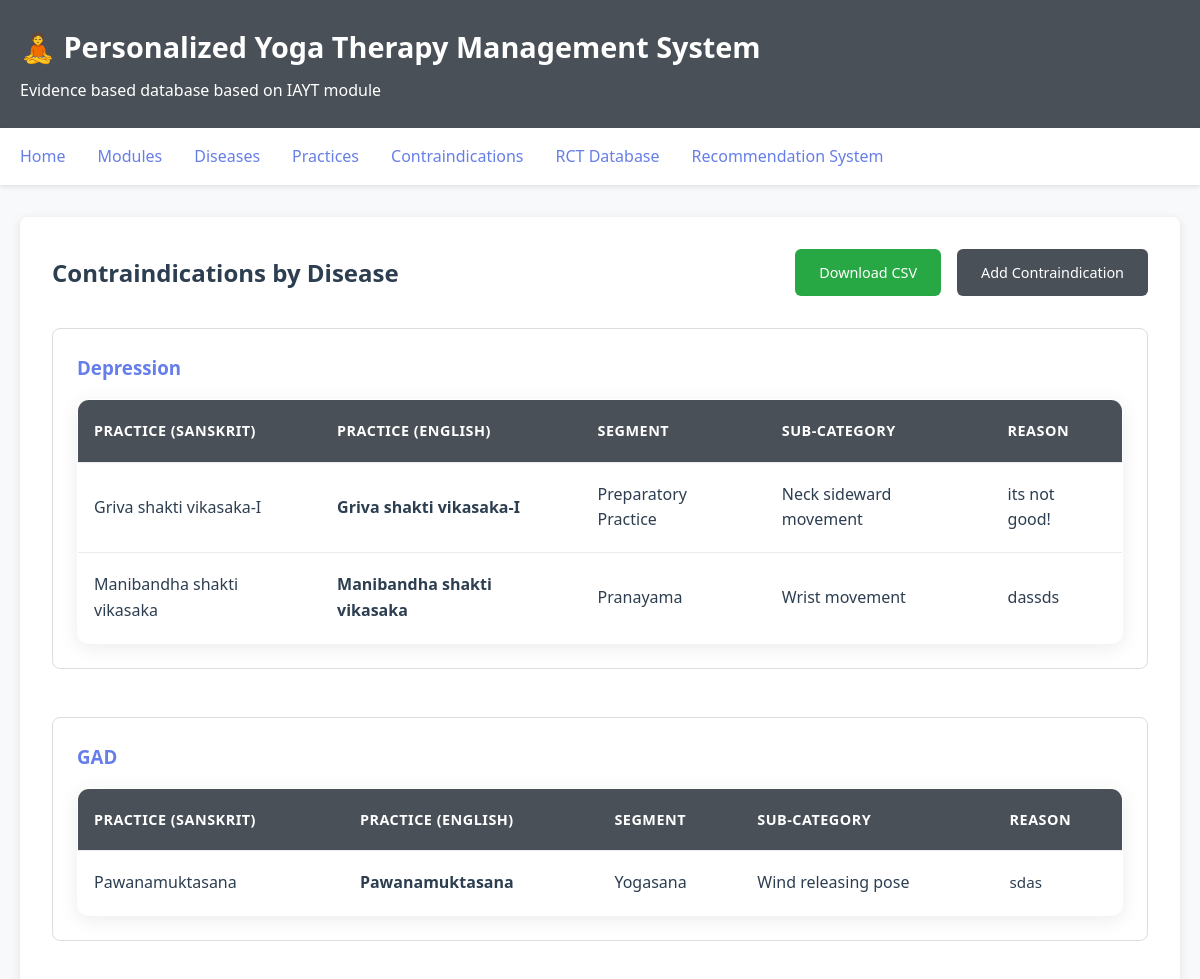
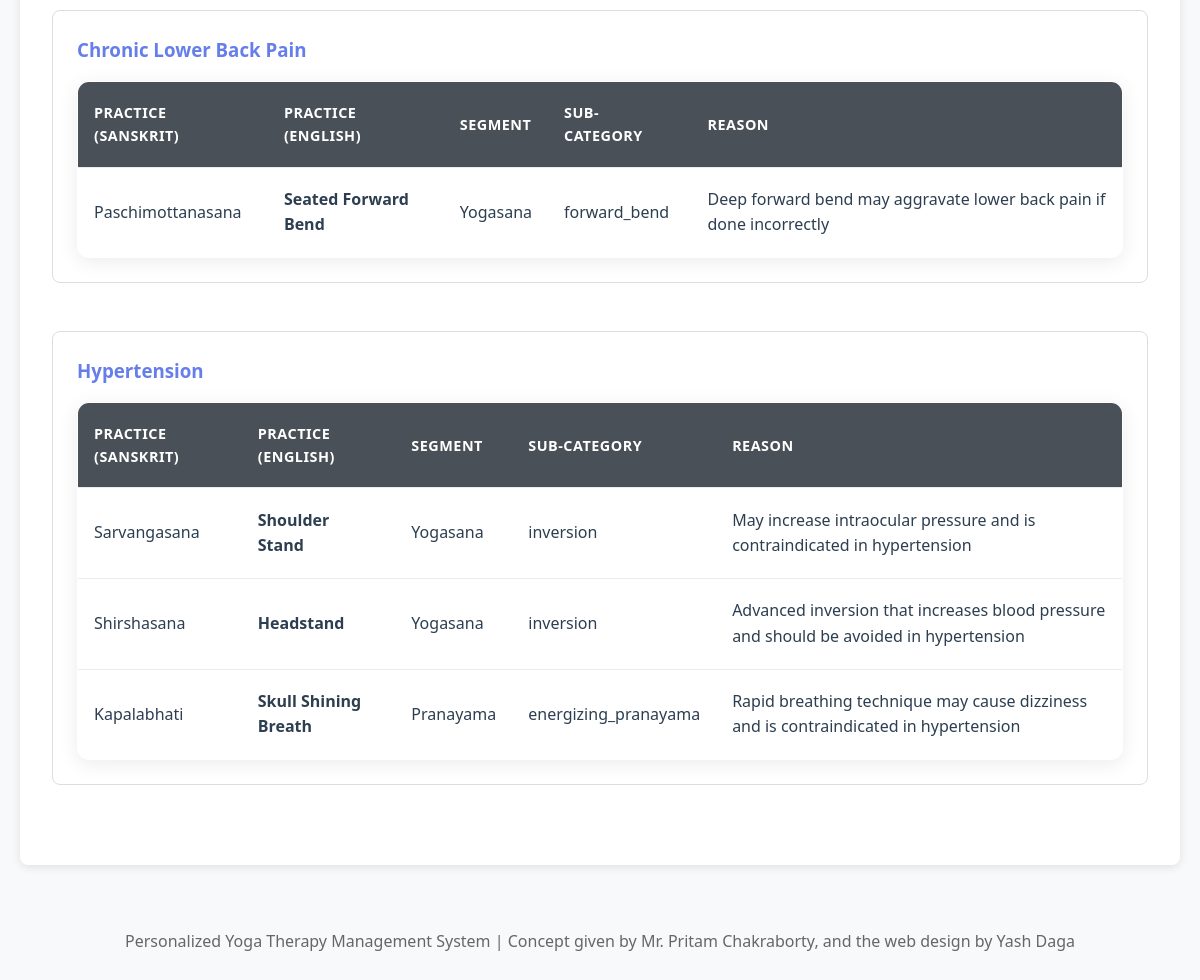
Page /contraindications on the committed database (2 pictures, top to bottom).
### database/models.py (models this page shows, shortened)
class Disease(Base):
    __tablename__ = 'diseases'
    id = Column(Integer, primary_key=True)
    name = Column(String(200), unique=True, nullable=False)
    description = Column(Text)
    practices = relationship(
        'Practice',
        secondary=disease_practice_association,
        back_populates='diseases'
    )
    contraindications = relationship(
        'Contraindication',
        secondary=disease_contraindication_association,
        back_populates='diseases'
    )

class Contraindication(Base):
    __tablename__ = 'contraindications'
    id = Column(Integer, primary_key=True)
    practice_sanskrit = Column(String(200))
    practice_english = Column(String(200), nullable=False)
    practice_segment = Column(String(50), nullable=False)
    sub_category = Column(String(100))
    reason = Column(Text)
    source_type = Column(String(50))  # 'book', 'paper', 'ancient_text'
    source_name = Column(String(500))  # Name of book/paper or link
    page_number = Column(String(200))  # Page number/range for books
    apa_citation = Column(Text)  # Full APA citation
    diseases = relationship(
        'Disease',
        secondary=disease_contraindication_association,
        back_populates='contraindications'
    )

### web/app.py (the view)
@app.route('/contraindications')
def list_contraindications():
    session = get_db_session()
    try:
        diseases = session.query(Disease).all()
        disease_contraindications = {}
        for disease in diseases:
            contraindications = session.query(Contraindication).join(
                disease_contraindication_association
            ).filter(disease_contraindication_association.c.disease_id == disease.id).all()
            if contraindications:
                disease_contraindications[disease] = contraindications
        return render_template('contraindications.html',
                             disease_contraindications=disease_contraindications)
    finally:
        session.close()

### database/models.py (called while the page is built)
def get_session(db_path='sqlite:///yoga_therapy.db'):
    engine = create_engine(db_path, echo=False)
    Session = sessionmaker(bind=engine)
    return Session()

### web/app.py (called while the page is built)
def get_db_session():
    return get_session(DB_PATH)

### web/templates/contraindications.html (shortened to what this page needs)
{% extends "base.html" %}
{% block content %}
<div style="display: flex; justify-content: space-between; align-items: center; margin-bottom: 2rem;">
    <h2>Contraindications by Disease</h2>
    <div style="display: flex; gap: 1rem;">
        <a href="/export/contraindications/csv" class="btn" style="background: #28a745;">Download CSV</a>
        <a href="/contraindication/add" class="btn">Add Contraindication</a>
    </div>
</div>
{% if disease_contraindications %}
    {% for disease, contraindications in disease_contraindications.items() %}
    <div style="margin-bottom: 3rem; padding: 1.5rem; background: #fff; border-radius: 8px; border: 1px solid #ddd;">
        <h3 style="margin-bottom: 1rem; color: #667eea;">{{ disease.name }}</h3>
        <table>
            <thead>
                <tr>
                    <th>Practice (Sanskrit)</th>
                    <th>Practice (English)</th>
                    <th>Segment</th>
                    <th>Sub-Category</th>
                    <th>Reason</th>
                </tr>
            </thead>
            <tbody>
                {% for contra in contraindications %}
                <tr class="clickable-row" onclick="window.location.href='/contraindication/{{ contra.id }}/edit'">
                    <td>{{ contra.practice_sanskrit or '-' }}</td>
                    <td><strong>{{ contra.practice_english }}</strong></td>
                    <td>{{ contra.practice_segment }}</td>
                    <td>{{ contra.sub_category or '-' }}</td>
                    <td>{% if contra.reason %}{{ contra.reason|safe }}{% else %}-{% endif %}</td>
                </tr>
                {% endfor %}
            </tbody>
        </table>
    </div>
    {% endfor %}
{% endif %}
{% endblock %}

### web/templates/base.html (shortened to what this page needs)
<!DOCTYPE html>
<html lang="en">
<head>
</head>
<body>
    <header>
        <div class="container">
            <h1>🧘 Personalized Yoga Therapy Management System</h1>
            <p>Evidence based database based on IAYT module</p>
        </div>
    </header>
    <nav>
        <div class="container">
            <ul>
                <li><a href="/">Home</a></li>
                <li><a href="/modules">Modules</a></li>
                <li><a href="/diseases">Diseases</a></li>
                <li><a href="/practices">Practices</a></li>
                <li><a href="/contraindications">Contraindications</a></li>
                <li><a href="/rcts">RCT Database</a></li>
                <li><a href="/recommendations">Recommendation System</a></li>
            </ul>
        </div>
    </nav>
    <div class="container">
        <main>
            {% block content %}{% endblock %}
        </main>
    </div>
    <footer>
        <div class="container">
            <p>Personalized Yoga Therapy Management System | Concept given by Mr. Pritam Chakraborty, and the web design by Yash Daga</p>
        </div>
    </footer>
</body>
</html>

### web/templates/base.html (style rules this page uses)
* { margin: 0; padding: 0; box-sizing: border-box; }
body { font-family: 'Segoe UI', Tahoma, Geneva, Verdana, sans-serif; line-height: 1.6; color: #2c3e50; background-color: #f8f9fa; }
.container { max-width: 1200px; margin: 0 auto; padding: 0 20px; }
header { background: #495057; color: white; padding: 1.5rem 0; box-shadow: 0 2px 5px rgba(0,0,0,0.1); }
header h1 { font-size: 1.8rem; margin-bottom: 0.5rem; }
nav { background: white; box-shadow: 0 2px 5px rgba(0,0,0,0.1); padding: 1rem 0; margin-bottom: 2rem; }
nav ul { list-style: none; display: flex; flex-wrap: wrap; gap: 2rem; }
nav a { color: #667eea; text-decoration: none; font-weight: 500; transition: color 0.3s; }
main { background: white; padding: 2rem; border-radius: 8px; box-shadow: 0 2px 10px rgba(0,0,0,0.1); margin-bottom: 2rem; }
.btn { display: inline-block; padding: 0.75rem 1.5rem; background: #495057; color: white; text-decoration: none; border-radius: 6px; border: none; cursor: pointer; font-size: 0.9rem; font-weight: 500; transition: background 0.3s ease; }
table { width: 100%; border-collapse: collapse; margin-top: 1rem; background: white; border-radius: 12px; overflow: hidden; box-shadow: 0 4px 20px rgba(0,0,0,0.08); border: 1px solid #e9ecef; }
th, td { padding: 1.2rem 1rem; text-align: left; border-bottom: 1px solid #e9ecef; }
th { background: #495057; font-weight: 600; color: white; font-size: 0.9rem; text-transform: uppercase; letter-spacing: 0.5px; }
tr:last-child td { border-bottom: none; }
footer { text-align: center; padding: 2rem 0; color: #666; }

### web/templates/contraindications.html (style rules this page uses)
.clickable-row { cursor: pointer; transition: background-color 0.2s ease; }

### rows in the picture
Disease: name "Depression"
Contraindication: practice_sanskrit "Griva shakti vikasaka-I", practice_english "Griva shakti vikasaka-I", practice_segment "Preparatory Practice", sub_category "Neck sideward movement", reason "its not good!"
Contraindication: practice_sanskrit "Manibandha shakti vikasaka", practice_english "Manibandha shakti vikasaka", practice_segment "Pranayama", sub_category "Wrist movement", reason "dassds"
Disease: name "GAD"
Contraindication: practice_sanskrit "Pawanamuktasana", practice_english "Pawanamuktasana", practice_segment "Yogasana", sub_category "Wind releasing pose", reason "sdas"
Disease: name "Chronic Lower Back Pain"
Contraindication: practice_sanskrit "Paschimottanasana", practice_english "Seated Forward Bend", practice_segment "Yogasana", sub_category "forward_bend", reason "Deep forward bend may aggravate lower back pain if done incorrectly"
Disease: name "Hypertension"
Contraindication: practice_sanskrit "Sarvangasana", practice_english "Shoulder Stand", practice_segment "Yogasana", sub_category "inversion", reason "May increase intraocular pressure and is contraindicated in hypertension"
Contraindication: practice_sanskrit "Shirshasana", practice_english "Headstand", practice_segment "Yogasana", sub_category "inversion", reason "Advanced inversion that increases blood pressure and should be avoided in hypertension"
Contraindication: practice_sanskrit "Kapalabhati", practice_english "Skull Shining Breath", practice_segment "Pranayama", sub_category "energizing_pranayama", reason "Rapid breathing technique may cause dizziness and is contraindicated in hypertension"
